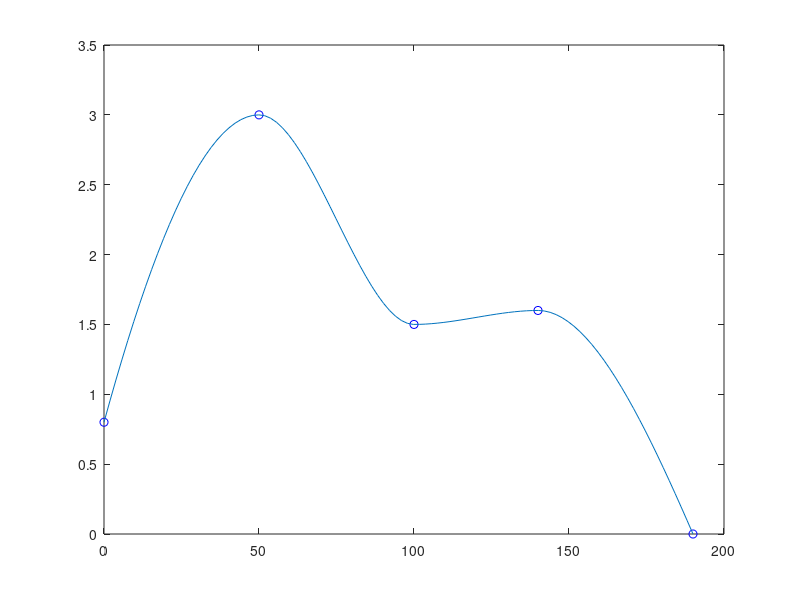

MATLAB code to generate this figure:
clear all
close all
clc
x=[0 50 100 140 190];
y=[0.8 3 1.5 1.6 0];

plot(x,y,"bo")
axis([0 200 0 3.5]);
hold on

X = linspace(0,190);
Y = interp1(x,y,X,'pchip');
plot(X,Y)
